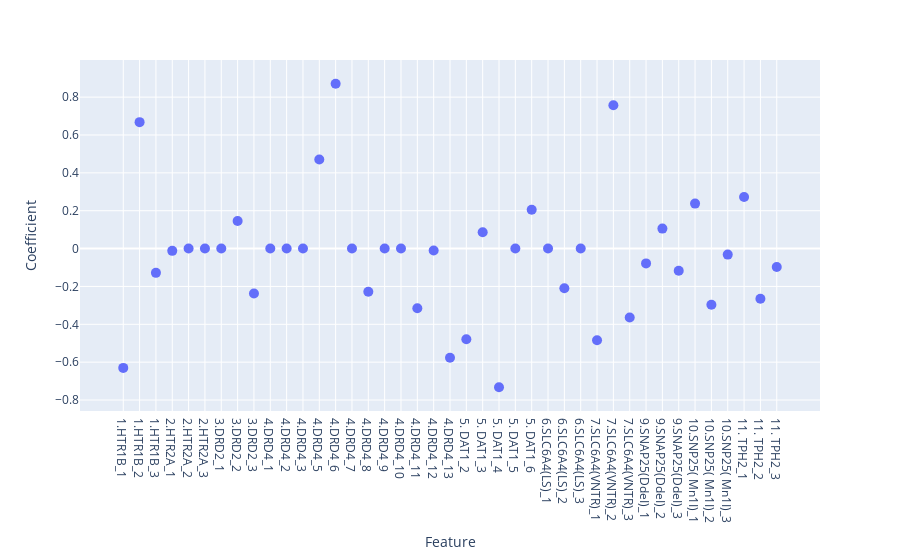

Write notebook code for a chart like this one.
### Markdown cell above
### Coefficients

Once the model is trained we can get the coefficients which will tell us what are the features (SNPs) with the highest influence in the model. Consider that these coefficients are the same as those that are producing the great F1 score showed by cross-validation. Additionally, here we are using elasticnet this method allows us to configure a balance between L1 and L2 regularization so, we will see some coefficients in zero that could be consider as with no correlation so far (consider also some of them are 0 due to the amount of data), L1 can be kind of agressive, so will be important to achieve a equilibrium, in this case I will use a ratio of 0.3

### Code cell
feature_coefficients = pd.DataFrame({
    'Feature': df_autosomal_transformed.iloc[:,2:].columns,
    'Coefficient': model_autosomal.coef_[0]
})

fig = px.scatter(feature_coefficients, x=feature_coefficients["Feature"], y=feature_coefficients["Coefficient"])
fig.update_traces(marker={'size': 10})

### Figure 1 — Plotly figure (JSON) as saved in the notebook; plotly's stock layout.template omitted (floating-point values rounded to 4 significant figures)
{"data": [{"hovertemplate": "Feature=%{x}<br>Coefficient=%{y}<extra></extra>", "legendgroup": "", "marker": {"color": "#636efa", "size": 10, "symbol": "circle"}, "mode": "markers", "name": "", "orientation": "v", "showlegend": false, "type": "scatter", "x": ["1.HTR1B_1", "1.HTR1B_2", "1.HTR1B_3", "2.HTR2A_1", "2.HTR2A_2", "2.HTR2A_3", "3.DRD2_1", "3.DRD2_2", "3.DRD2_3", "4.DRD4_1", "4.DRD4_2", "4.DRD4_3", "4.DRD4_5", "4.DRD4_6", "4.DRD4_7", "4.DRD4_8", "4.DRD4_9", "4.DRD4_10", "4.DRD4_11", "4.DRD4_12", "4.DRD4_13", "5. DAT1_2", "5. DAT1_3", "5. DAT1_4", "5. DAT1_5", "5. DAT1_6", "6.SLC6A4(LS)_1", "6.SLC6A4(LS)_2", "6.SLC6A4(LS)_3", "7.SLC6A4(VNTR)_1", "7.SLC6A4(VNTR)_2", "7.SLC6A4(VNTR)_3", "9.SNAP25(DdeI)_1", "9.SNAP25(DdeI)_2", "9.SNAP25(DdeI)_3", "10.SNP25( Mn1I)_1", "10.SNP25( Mn1I)_2", "10.SNP25( Mn1I)_3", "11. TPH2_1", "11. TPH2_2", "11. TPH2_3"], "xaxis": "x", "y": [-0.6303, 0.6679, -0.1282, -0.0121, 0, 0, 0, 0.146, -0.2374, 0, 0, 0, 0.4709, 0.8704, 0, -0.2279, 0, 0, -0.3154, -0.01044, -0.5763, -0.4794, 0.08626, -0.7323, 0, 0.2053, 0, -0.2092, 0, -0.4841, 0.7575, -0.3637, -0.07826, 0.1054, -0.1175, 0.2376, -0.2966, -0.03181, 0.2729, -0.2654, -0.09768], "yaxis": "y"}], "layout": {"legend": {"tracegroupgap": 0}, "margin": {"t": 60}, "xaxis": {"anchor": "y", "domain": [0, 1], "title": {"text": "Feature"}}, "yaxis": {"anchor": "x", "domain": [0, 1], "title": {"text": "Coefficient"}}}}
